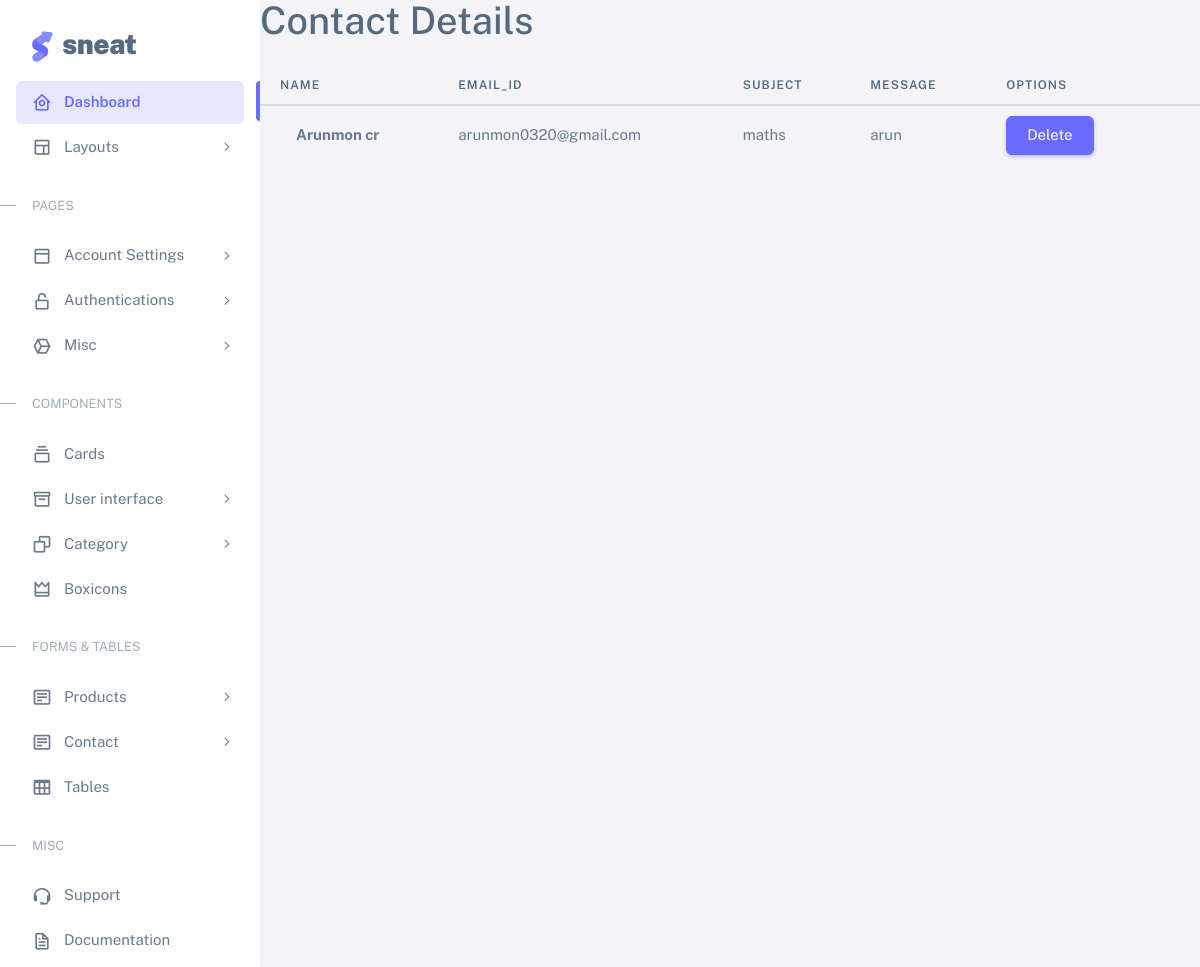
The app's page /Backend/Dispaly_contact/ with its own data.
### Frontend/models.py (models this page shows)
class ContactDb(models.Model):
    Name = models.CharField(max_length=50,null=True, blank=True)
    Email_id = models.EmailField(max_length=50,null=True, blank=True)
    Subject = models.CharField(max_length=100,null=True, blank=True)
    Message = models.CharField(max_length=100,null=True, blank=True)

### Backend/views.py (the view)
# urls.py: path('Dispaly_contact/', views.Dispaly_contact,name="Dispaly_contact"),
def Dispaly_contact(request):
    Dis = ContactDb.objects.all()
    return render(request,"display_contact.html",{'Dis':Dis})

### Backend/templates/display_contact.html (shortened to what this page needs)
<!DOCTYPE html>
{% extends 'index.html'%}
{% block content %}
<html lang="en">
<head>
</head>
<body>
<h1 class="mb-4">Contact Details</h1>
<table class="table card-table">
                  <thead>
                    <tr>
                      <th>Name</th>
                      <th>Email_id</th>
                      <th>Subject</th>
                      <th>Message</th>
                      <th>Options</th>
                    </tr>
                  {% for k in Dis %}
                  </thead>
                  <tbody class="table-border-bottom-0">
                    <tr>
                      <td> <strong>{{k.Name}}</strong></td>
                      <td>{{k.Email_id}}</td>
                      <td>{{k.Subject}}</td>
                      <td>{{k.Message}}</td>
                          <td>
                                                 <a>
                                                    <button type="submit" class="btn btn-primary">Delete</button>
                                                </a>
                                            </td>
                      <td>
                      </td>
                    </tr>
                    {% endfor %}
                  </tbody>
                </table>
</body>
</html>
{% endblock %}

### records on screen
ContactDb: Name "Arunmon cr", Email_id "arunmon0320@gmail.com", Subject "maths", Message "arun"
